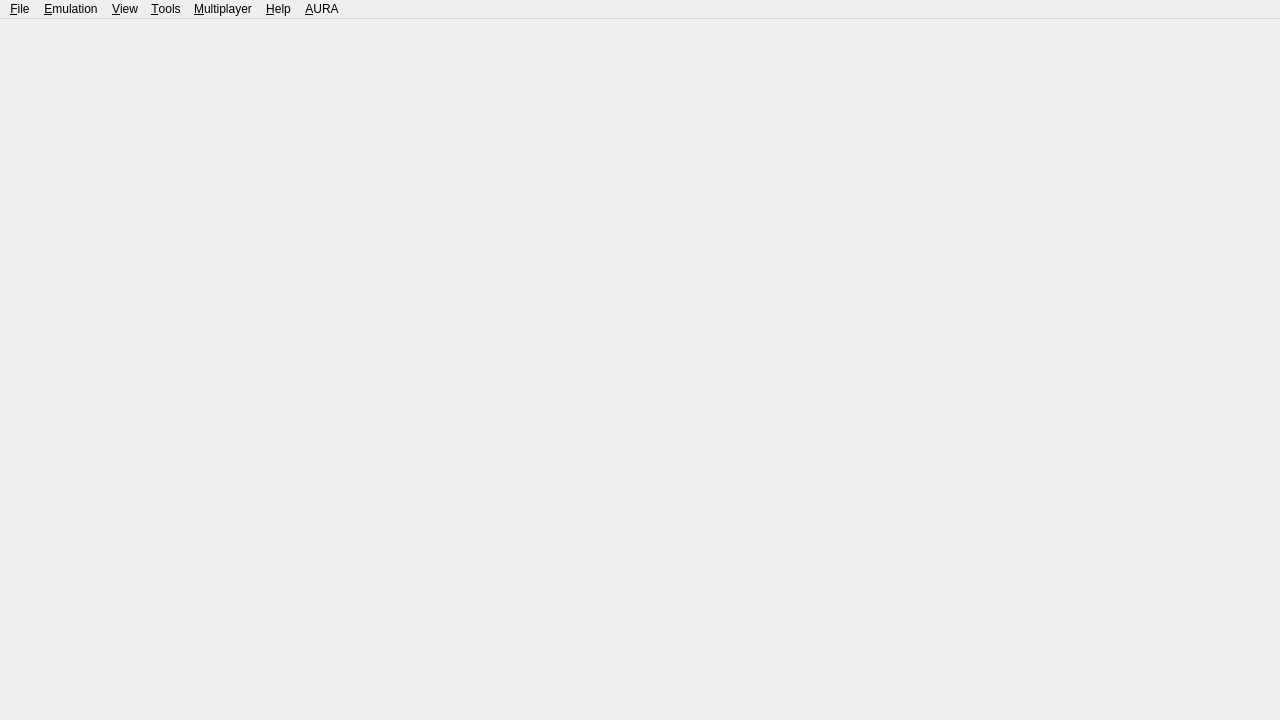
<?xml version="1.0" encoding="UTF-8"?>
<ui version="4.0">
 <class>MainWindow</class>
 <widget class="QMainWindow" name="MainWindow">
  <property name="geometry">
   <rect>
    <x>0</x>
    <y>0</y>
    <width>1280</width>
    <height>720</height>
   </rect>
  </property>
  <property name="windowTitle">
   <string>uzuy</string>
  </property>
  <property name="windowIcon">
   <iconset resource="uzuy.qrc">
    <normaloff>:/img/uzuy.ico</normaloff>:/img/uzuy.ico</iconset>
  </property>
  <property name="tabShape">
   <enum>QTabWidget::Rounded</enum>
  </property>
  <property name="dockNestingEnabled">
   <bool>true</bool>
  </property>
  <widget class="QWidget" name="centralwidget">
   <layout class="QHBoxLayout" name="horizontalLayout">
    <property name="leftMargin">
     <number>0</number>
    </property>
    <property name="topMargin">
     <number>0</number>
    </property>
    <property name="rightMargin">
     <number>0</number>
    </property>
    <property name="bottomMargin">
     <number>0</number>
    </property>
   </layout>
  </widget>
  <widget class="QMenuBar" name="menubar">
   <property name="geometry">
    <rect>
     <x>0</x>
     <y>0</y>
     <width>1280</width>
     <height>20</height>
    </rect>
   </property>
   <widget class="QMenu" name="menu_File">
    <property name="title">
     <string>&amp;File</string>
    </property>
    <widget class="QMenu" name="menu_recent_files">
     <property name="title">
      <string>&amp;Recent Files</string>
     </property>
    </widget>
    <addaction name="action_Install_File_NAND"/>
    <addaction name="separator"/>
    <addaction name="action_Load_File"/>
    <addaction name="action_Load_Folder"/>
    <addaction name="separator"/>
    <addaction name="menu_recent_files"/>
    <addaction name="separator"/>
    <addaction name="action_Load_Amiibo"/>
    <addaction name="separator"/>
    <addaction name="action_Open_uzuy_Folder"/>
    <addaction name="separator"/>
    <addaction name="action_Exit"/>
   </widget>
   <widget class="QMenu" name="menu_Emulation">
    <property name="title">
     <string>&amp;Emulation</string>
    </property>
    <addaction name="action_Pause"/>
    <addaction name="action_Stop"/>
    <addaction name="action_Restart"/>
    <addaction name="separator"/>
    <addaction name="action_Configure"/>
    <addaction name="action_Configure_Current_Game"/>
   </widget>
   <widget class="QMenu" name="menu_View">
    <property name="title">
     <string>&amp;View</string>
    </property>
    <widget class="QMenu" name="menu_Reset_Window_Size">
     <property name="title">
      <string>&amp;Reset Window Size</string>
     </property>
    </widget>
    <widget class="QMenu" name="menu_View_Debugging">
     <property name="title">
      <string>&amp;Debugging</string>
     </property>
    </widget>
    <action name="action_Reset_Window_Size_720">
     <property name="text">
      <string>Reset Window Size to &amp;720p</string>
     </property>
     <property name="iconText">
      <string>Reset Window Size to 720p</string>
     </property>
    </action>
    <action name="action_Reset_Window_Size_900">
     <property name="text">
      <string>Reset Window Size to &amp;900p</string>
     </property>
     <property name="iconText">
      <string>Reset Window Size to 900p</string>
     </property>
    </action>
    <action name="action_Reset_Window_Size_1080">
     <property name="text">
      <string>Reset Window Size to &amp;1080p</string>
     </property>
     <property name="iconText">
      <string>Reset Window Size to 1080p</string>
     </property>
    </action>
    <addaction name="action_Fullscreen"/>
    <addaction name="action_Single_Window_Mode"/>
    <addaction name="action_Display_Dock_Widget_Headers"/>
    <addaction name="action_Show_Filter_Bar"/>
    <addaction name="action_Show_Status_Bar"/>
    <addaction name="separator"/>
    <addaction name="menu_Reset_Window_Size"/>
    <addaction name="menu_View_Debugging"/>
   </widget>
   <widget class="QMenu" name="menu_Multiplayer">
    <property name="enabled">
     <bool>true</bool>
    </property>
    <property name="title">
     <string>&amp;Multiplayer</string>
    </property>
    <addaction name="action_View_Lobby"/>
    <addaction name="action_Start_Room"/>
    <addaction name="action_Connect_To_Room"/>
    <addaction name="separator"/>
    <addaction name="action_Show_Room"/>
    <addaction name="action_Leave_Room"/>
   </widget>
   <widget class="QMenu" name="menu_Tools">
    <property name="title">
     <string>&amp;Tools</string>
    </property>
    <widget class="QMenu" name="menu_cabinet_applet">
     <property name="title">
      <string>&amp;Amiibo</string>
     </property>
     <addaction name="action_Load_Cabinet_Nickname_Owner"/>
     <addaction name="action_Load_Cabinet_Eraser"/>
     <addaction name="action_Load_Cabinet_Restorer"/>
     <addaction name="action_Load_Cabinet_Formatter"/>
    </widget>
    <widget class="QMenu" name="menuTAS">
     <property name="title">
      <string>&amp;TAS</string>
     </property>
     <addaction name="action_TAS_Start"/>
     <addaction name="action_TAS_Record"/>
     <addaction name="action_TAS_Reset"/>
     <addaction name="separator"/>
     <addaction name="action_Configure_Tas"/>
    </widget>
    <addaction name="action_Install_Keys"/>
    <addaction name="action_Install_Firmware"/>
    <addaction name="action_Verify_installed_contents"/>
    <addaction name="separator"/>
    <addaction name="menu_cabinet_applet"/>
    <addaction name="action_Load_Album"/>
    <addaction name="action_Load_Mii_Edit"/>
    <addaction name="action_Open_Controller_Menu"/>
    <addaction name="separator"/>
    <addaction name="action_Capture_Screenshot"/>
    <addaction name="menuTAS"/>
   </widget>
   <widget class="QMenu" name="menu_Help">
    <property name="title">
     <string>&amp;Help</string>
    </property>
    <addaction name="action_Report_Compatibility"/>
    <addaction name="separator"/>
    <addaction name="action_About"/>
   </widget>
   <widget class="QMenu" name="menu_AURA">
    <property name="title">
     <string>&amp;AURA</string>
    </property>
    <addaction name="action_MARNIE"/>
   </widget>
   <addaction name="menu_File"/>
   <addaction name="menu_Emulation"/>
   <addaction name="menu_View"/>
   <addaction name="menu_Tools"/>
   <addaction name="menu_Multiplayer"/>
   <addaction name="menu_Help"/>
   <addaction name="menu_AURA"/>
  </widget>
  <action name="action_Install_File_NAND">
   <property name="enabled">
    <bool>true</bool>
   </property>
   <property name="text">
    <string>&amp;Install Files to NAND...</string>
   </property>
  </action>
  <action name="action_Load_File">
   <property name="text">
    <string>L&amp;oad File...</string>
   </property>
  </action>
  <action name="action_Load_Folder">
   <property name="text">
    <string>Load &amp;Folder...</string>
   </property>
  </action>
  <action name="action_Exit">
   <property name="text">
    <string>E&amp;xit</string>
   </property>
  </action>
  <action name="action_Pause">
   <property name="enabled">
    <bool>false</bool>
   </property>
   <property name="text">
    <string>&amp;Pause</string>
   </property>
  </action>
  <action name="action_Stop">
   <property name="enabled">
    <bool>false</bool>
   </property>
   <property name="text">
    <string>&amp;Stop</string>
   </property>
  </action>
  <action name="action_Verify_installed_contents">
   <property name="text">
    <string>&amp;Verify Installed Contents</string>
   </property>
  </action>
  <action name="action_About">
   <property name="text">
    <string>&amp;About uzuy</string>
   </property>
  </action>
  <action name="action_Single_Window_Mode">
   <property name="checkable">
    <bool>true</bool>
   </property>
   <property name="text">
    <string>Single &amp;Window Mode</string>
   </property>
  </action>
  <action name="action_Configure">
   <property name="text">
    <string>Con&amp;figure...</string>
   </property>
   <property name="menuRole">
    <enum>QAction::PreferencesRole</enum>
   </property>
  </action>
  <action name="action_Display_Dock_Widget_Headers">
   <property name="checkable">
    <bool>true</bool>
   </property>
   <property name="text">
    <string>Display D&amp;ock Widget Headers</string>
   </property>
  </action>
  <action name="action_Show_Filter_Bar">
   <property name="checkable">
    <bool>true</bool>
   </property>
   <property name="text">
    <string>Show &amp;Filter Bar</string>
   </property>
  </action>
  <action name="action_Show_Status_Bar">
   <property name="checkable">
    <bool>true</bool>
   </property>
   <property name="text">
    <string>Show &amp;Status Bar</string>
   </property>
   <property name="iconText">
    <string>Show Status Bar</string>
   </property>
  </action>
  <action name="action_View_Lobby">
   <property name="enabled">
    <bool>true</bool>
   </property>
   <property name="text">
    <string>&amp;Browse Public Game Lobby</string>
   </property>
  </action>
  <action name="action_Start_Room">
   <property name="enabled">
    <bool>true</bool>
   </property>
   <property name="text">
    <string>&amp;Create Room</string>
   </property>
  </action>
  <action name="action_Leave_Room">
   <property name="enabled">
    <bool>false</bool>
   </property>
   <property name="text">
    <string>&amp;Leave Room</string>
   </property>
  </action>
  <action name="action_Connect_To_Room">
   <property name="text">
    <string>&amp;Direct Connect to Room</string>
   </property>
  </action>
  <action name="action_Show_Room">
   <property name="enabled">
    <bool>false</bool>
   </property>
   <property name="text">
    <string>&amp;Show Current Room</string>
   </property>
  </action>
  <action name="action_Fullscreen">
   <property name="checkable">
    <bool>true</bool>
   </property>
   <property name="text">
    <string>F&amp;ullscreen</string>
   </property>
  </action>
  <action name="action_Restart">
   <property name="enabled">
    <bool>false</bool>
   </property>
   <property name="text">
    <string>&amp;Restart</string>
   </property>
  </action>
  <action name="action_Load_Amiibo">
   <property name="enabled">
    <bool>false</bool>
   </property>
   <property name="text">
    <string>Load/Remove &amp;Amiibo...</string>
   </property>
  </action>
  <action name="action_Report_Compatibility">
   <property name="enabled">
    <bool>false</bool>
   </property>
   <property name="text">
    <string>&amp;Report Compatibility</string>
   </property>
   <property name="visible">
    <bool>false</bool>
   </property>
  </action>
  <action name="action_Open_Mods_Page">
   <property name="text">
    <string>Open &amp;Mods Page</string>
   </property>
  </action>
  <action name="action_Open_Quickstart_Guide">
   <property name="text">
    <string>Open &amp;Quickstart Guide</string>
   </property>
  </action>
  <action name="action_Open_FAQ">
   <property name="text">
    <string>&amp;FAQ</string>
   </property>
  </action>
  <action name="action_Open_uzuy_Folder">
   <property name="text">
    <string>Open &amp;uzuy Folder</string>
   </property>
  </action>
  <action name="action_Capture_Screenshot">
   <property name="enabled">
    <bool>false</bool>
   </property>
   <property name="text">
    <string>&amp;Capture Screenshot</string>
   </property>
  </action>
  <action name="action_Load_Album">
   <property name="text">
    <string>Open &amp;Album</string>
   </property>
  </action>
  <action name="action_Load_Cabinet_Nickname_Owner">
   <property name="text">
    <string>&amp;Set Nickname and Owner</string>
   </property>
  </action>
  <action name="action_Load_Cabinet_Eraser">
   <property name="text">
    <string>&amp;Delete Game Data</string>
   </property>
  </action>
  <action name="action_Load_Cabinet_Restorer">
   <property name="text">
    <string>&amp;Restore Amiibo</string>
   </property>
  </action>
  <action name="action_Load_Cabinet_Formatter">
   <property name="text">
    <string>&amp;Format Amiibo</string>
   </property>
  </action>
  <action name="action_Load_Mii_Edit">
   <property name="text">
    <string>Open &amp;Mii Editor</string>
   </property>
  </action>
  <action name="action_Configure_Tas">
   <property name="text">
    <string>&amp;Configure TAS...</string>
   </property>
   <property name="menuRole">
    <enum>QAction::NoRole</enum>
   </property>
  </action>
  <action name="action_Configure_Current_Game">
   <property name="enabled">
    <bool>false</bool>
   </property>
   <property name="text">
    <string>Configure C&amp;urrent Game...</string>
   </property>
   <property name="menuRole">
    <enum>QAction::NoRole</enum>
   </property>
  </action>
  <action name="action_TAS_Start">
   <property name="enabled">
    <bool>false</bool>
   </property>
   <property name="text">
    <string>&amp;Start</string>
   </property>
  </action>
  <action name="action_TAS_Reset">
   <property name="enabled">
    <bool>false</bool>
   </property>
   <property name="text">
    <string>&amp;Reset</string>
   </property>
  </action>
  <action name="action_TAS_Record">
   <property name="enabled">
    <bool>false</bool>
   </property>
   <property name="text">
    <string>R&amp;ecord</string>
   </property>
  </action>
  <action name="action_Open_Controller_Menu">
   <property name="text">
    <string>Open &amp;Controller Menu</string>
   </property>
  </action>
  <action name="action_Install_Firmware">
   <property name="text">
    <string>Install Firmware</string>
   </property>
  </action>
  <action name="action_Install_Keys">
   <property name="text">
    <string>Install Keys</string>
   </property>
  </action>
  <action name="action_MARNIE">
   <property name="text">
    <string>&amp;MARNIE</string>
   </property>
  </action>
 </widget>
 <resources>
  <include location="uzuy.qrc"/>
 </resources>
 <connections/>
</ui>
